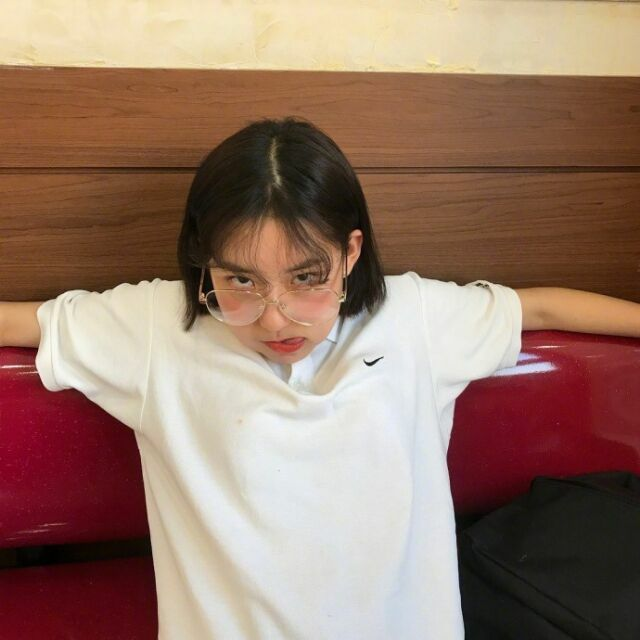
#> input picture opencv/exercise/filter/hpf_test.jpg, 640 x 640 px, found by its file name
$ python filter_test.py
#> lines starting #> are read from the running program, lines starting #| are printed output that depends on the picture
import cv2
import numpy as np
from scipy import ndimage

kernel_3x3 = np.array([[-1, -1, -1],
                      [-1, 8, -1],
                      [-1, -1, -1]])

kernel_5x5 = np.array([[-1, -1, -1, -1, -1],
                      [-1, 1, 2, 1, -1],
                      [-1, 2, 4, 2, -1],
                      [-1, 1, 2, 1, -1],
                      [-1, -1, -1, -1, -1]])

img = cv2.imread('/home/minzhang/ml/code/opencv/exercise/filter/hpf_test.jpg', 0)
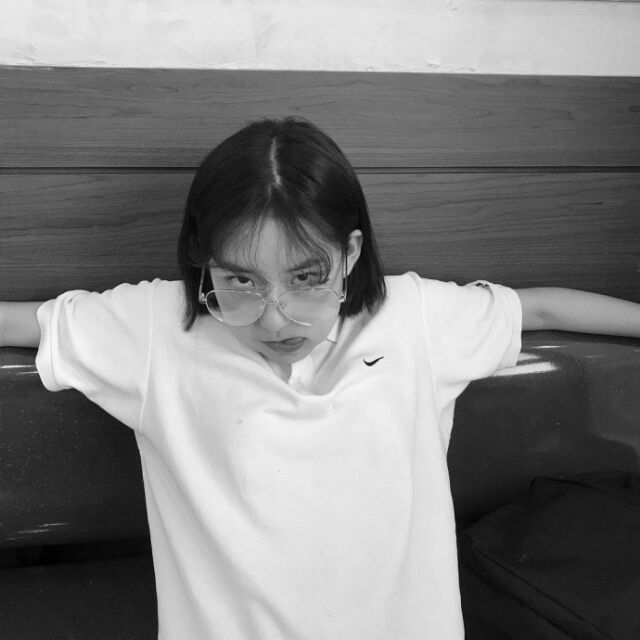
#> img: shape (640, 640); min 0, max 250, mean 127.4
k3 = ndimage.convolve(img, kernel_3x3)
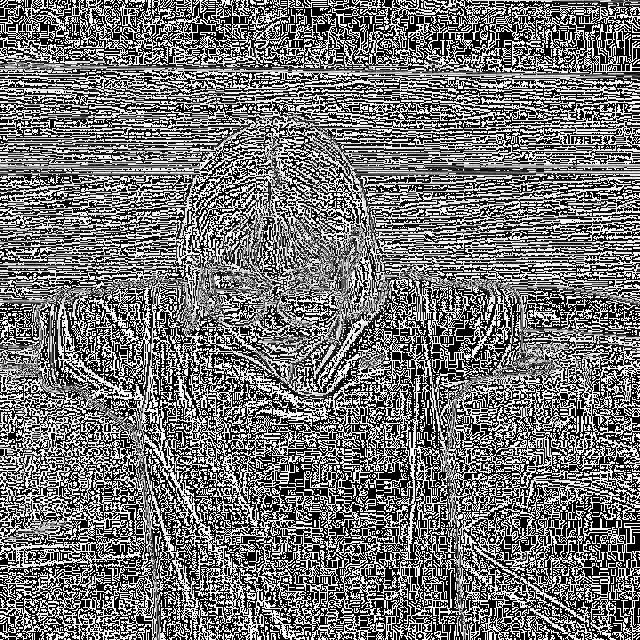
#> k3: shape (640, 640); min 0, max 255, mean 115.6
k5 = ndimage.convolve(img, kernel_5x5)
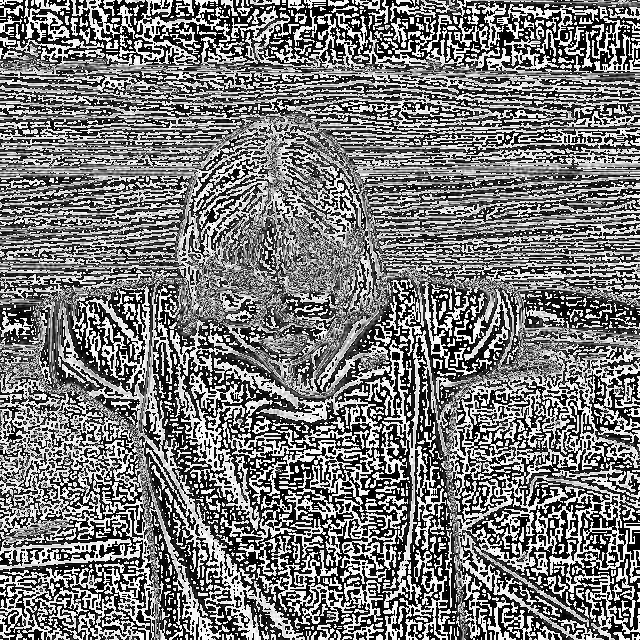
#> k5: shape (640, 640); min 0, max 255, mean 121.1
# print(img.ndim)
print(img.shape)
#| (640, 640)
blurred = cv2.GaussianBlur(img, (11, 11), 0)
g_hpf = img - blurred
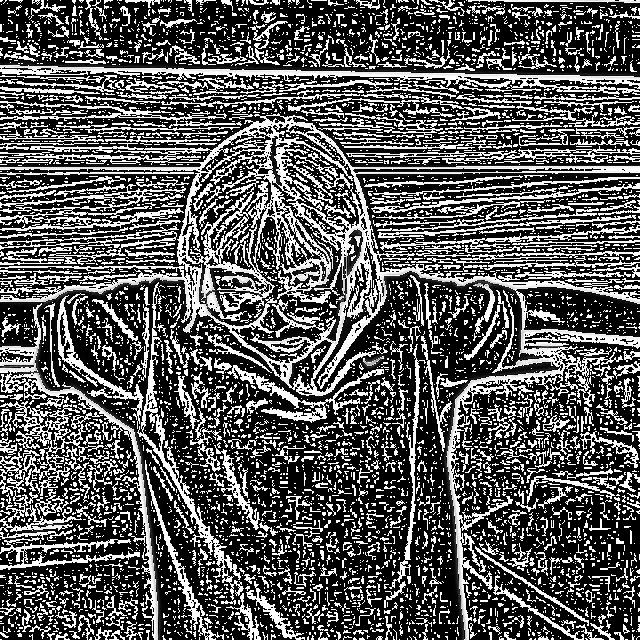
#> g_hpf: shape (640, 640); min 0, max 255, mean 88.1
cv2.imshow('3x3',k3)
cv2.imshow('5x5',k5)
cv2.imshow('g_hpf', g_hpf)
cv2.waitKey()
cv2.destroyAllWindows()
